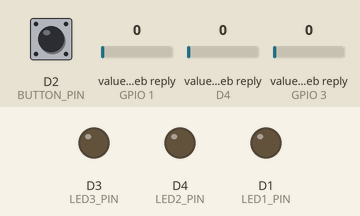
A sketch run on a simulated ESP8266 (NodeMCU). Parts: output pins drawn as LEDs (lit = HIGH). Inputs (shaded band) come from the test bench; at power-on: value in the web reply (sensors on GPIO 1, D4, GPIO 3) 0, D2 (BUTTON_PIN) LOW. WiFi joins after 1.5 s; servers stay silent unless stated; web services answer with replies made up by the test bench.

Above: at 2.8 s.
2.9 s: value in the web reply (sensor on GPIO 1) set to 2
At 6.4 s:
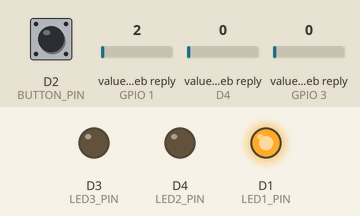
7.4 s: value in the web reply (sensor on D4) set to 2
At 11.4 s:
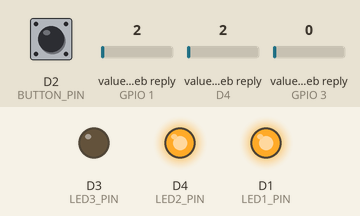
12.4 s: value in the web reply (sensor on GPIO 3) set to 2
At 16.4 s:
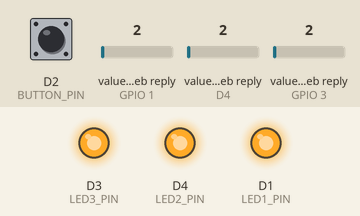
Timing chart, 0 to 17.9 s (numbered marks = the images above; inputs shaded):
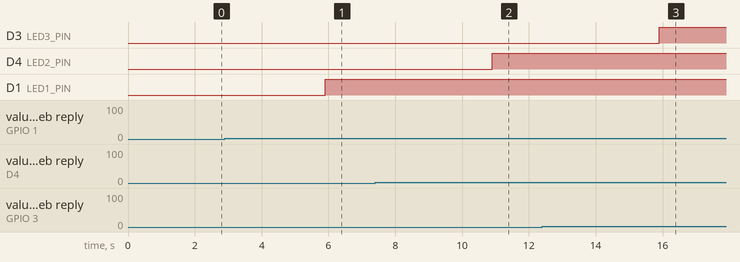

Measured:
- after the input at 2.9 s, D1 (LED1_PIN): LOW → HIGH after 3.0 s
- after the input at 7.4 s, D4 (LED2_PIN): LOW → HIGH after 3.5 s
- after the input at 12.4 s, D3 (LED3_PIN): LOW → HIGH after 3.5 s

The sketch:

esp8266_thingspeak.ino
```cpp
#include <ESP8266WiFi.h>
#include "ThingSpeak.h"

const char* ssid = "TP-LINK_6B6C";
const char* password = "07567902";
#define CHANNEL_ID 3010991
const char* WRITE_API_KEY = "JZTKGG4S7ELIOD15";

#define LED1_PIN D1
#define LED2_PIN D4
#define LED3_PIN D3
#define BUTTON_PIN D2

unsigned long lastUploadTime = 0;
unsigned long lastReadTime = 0;
const unsigned long uploadInterval = 15000; // 15 giây gửi dữ liệu lên Thingspeak
const unsigned long readInterval = 5000;    // 5 giây đọc trạng thái LED

WiFiClient client;

void setup() {
  Serial.begin(115200); delay(100);
  pinMode(LED1_PIN, OUTPUT); digitalWrite(LED1_PIN, LOW);
  pinMode(LED2_PIN, OUTPUT); digitalWrite(LED2_PIN, LOW);
  pinMode(LED3_PIN, OUTPUT); digitalWrite(LED3_PIN, LOW);
  pinMode(BUTTON_PIN, INPUT);
  WiFi.begin(ssid, password);
  while (WiFi.status() != WL_CONNECTED) { delay(500); }
  ThingSpeak.begin(client);
}

void loop() {
  // Đọc trạng thái đèn độc lập từ Thingspeak
  if (millis() - lastReadTime >= readInterval) {
    lastReadTime = millis();
    int led1 = ThingSpeak.readIntField(CHANNEL_ID, 1);
    int led2 = ThingSpeak.readIntField(CHANNEL_ID, 2);
    int led3 = ThingSpeak.readIntField(CHANNEL_ID, 3);
    if (!isnan(led1)) digitalWrite(LED1_PIN, led1);
    if (!isnan(led2)) digitalWrite(LED2_PIN, led2);
    if (!isnan(led3)) digitalWrite(LED3_PIN, led3);
  }

  // Xử lý nút nhấn: chỉ log khi chuyển từ LOW -> HIGH
  static int prevBtn = 0;
  int btn = digitalRead(BUTTON_PIN);
  int pushed = (btn == HIGH && prevBtn == LOW) ? 1 : 0;
  prevBtn = btn;

  // Mỗi chu kỳ uploadInterval, gửi dữ liệu ADC & nút nhấn lên Thingspeak
  if (millis() - lastUploadTime >= uploadInterval) {
    lastUploadTime = millis();
    int adcValue = analogRead(A0);
    ThingSpeak.setField(4, adcValue);  // field 4: ADC
    ThingSpeak.setField(5, pushed); // field 5: Lịch sử bấm nút (1 lần nhấn sẽ ghi 1)
    for(int i=1;i<=3;i++)  ThingSpeak.setField(i, digitalRead((i==1)?LED1_PIN:(i==2)?LED2_PIN:LED3_PIN));
    ThingSpeak.writeFields(CHANNEL_ID, WRITE_API_KEY);
  }
}
```
